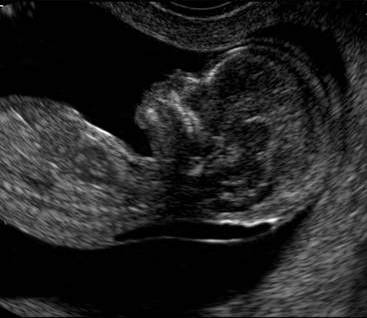
#> input picture obes_2/lab1/image0261+gray.png, 367 x 318 px
$ python 5_1.py
#> lines starting #> are read from the running program, lines starting #| are printed output that depends on the picture
import PIL
from matplotlib import pyplot as plt

img = PIL.Image.open('image0261+gray.png');
#> img is the input picture: PIL image 367x318 L; min 0, max 255, mean 34.3
width, height = img.size;
#> width = 367; height = 318
left = 100; top = 205; right = 290; bottom = 250;
im1 = img.crop((left, top, right, bottom));
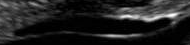
#> im1: PIL image 190x45 L; min 0, max 255, mean 32.4
im1.save('image0261+gray+slice.png', format='JPEG', quality=100);
plt.figure();
plt.imshow(im1, cmap='gray');
plt.figure();
plt.imshow(img, cmap='gray');
plt.plot([left,right,right,left],[top,top,bottom,bottom]);
plt.show();
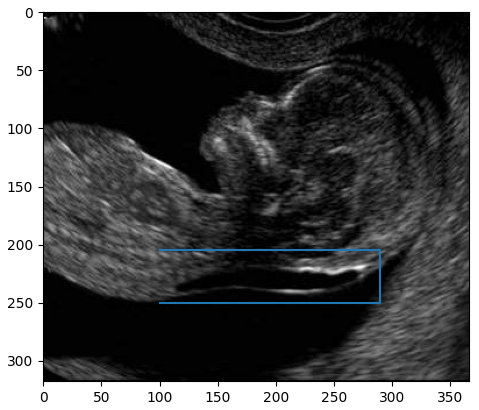
#> figure drawn by matplotlib, 1 panel
